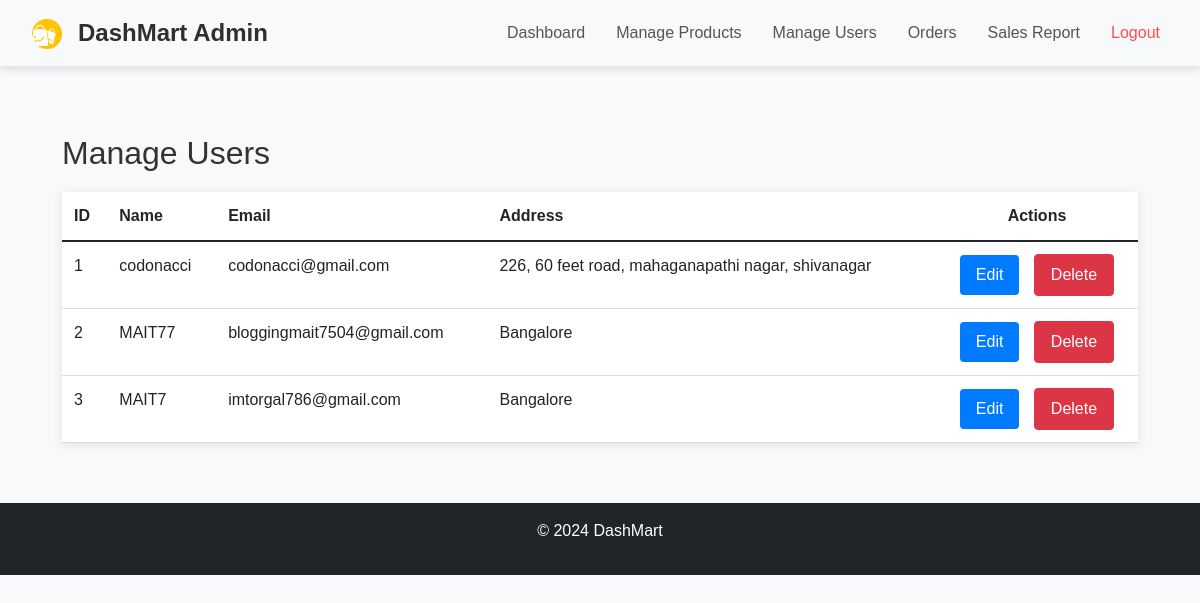
/admin/manage_users (signed in), run on the app's committed database.
### app.py (models this page shows)
class User(UserMixin, db.Model):
    id = db.Column(db.Integer, primary_key=True)
    name = db.Column(db.String(150), nullable=False)
    email = db.Column(db.String(150), unique=True, nullable=False)
    password = db.Column(db.String(150), nullable=False)
    address = db.Column(db.String(250), nullable=True)

### app.py (the view)
@app.route('/admin/manage_users', methods=['GET', 'POST'])
@login_required
def manage_users():
    users = User.query.all()
    return render_template('admin/manage_users.html', users=users)

### app.py (called while the page is built)
@login_manager.user_loader
def load_user(user_id):
    user = db.session.get(User, int(user_id))
    if not user:
        user = Admin.query.get(int(user_id))
    return user

### templates/admin/manage_users.html
{% extends 'common/base.html' %}
{% block content %}
<div class="container mt-5" style="font-family: Arial, sans-serif; background-color: #f9f9f9; padding: 20px; border-radius: 8px;">
    <h1 style="color: #333; font-size: 2em; margin-bottom: 20px;">Manage Users</h1>
    <table class="table" style="width: 100%; border-collapse: collapse; box-shadow: 0 2px 10px rgba(0, 0, 0, 0.1);">
        <thead style="background-color: #007bff; color: white;">
            <tr>
                <th style="padding: 12px; text-align: left;">ID</th>
                <th style="padding: 12px; text-align: left;">Name</th>
                <th style="padding: 12px; text-align: left;">Email</th>
                <th style="padding: 12px; text-align: left;">Address</th>
                <th style="padding: 12px; text-align: center;">Actions</th>
            </tr>
        </thead>
        <tbody>
            {% for user in users %}
            <tr style="background-color: #fff; border-bottom: 1px solid #ddd;">
                <td style="padding: 12px; text-align: left;">{{ user.id }}</td>
                <td style="padding: 12px; text-align: left;">{{ user.name }}</td>
                <td style="padding: 12px; text-align: left;">{{ user.email }}</td>
                <td style="padding: 12px; text-align: left;">{{ user.address }}</td>
                <td style="padding: 12px; text-align: center;">
                    <a href="{{ url_for('edit_user', user_id=user.id) }}" class="btn btn-primary" style="padding: 8px 16px; background-color: #007bff; color: white; text-decoration: none; border-radius: 4px; transition: background-color 0.3s ease;">
                        Edit
                    </a>
                    <a href="{{ url_for('delete_user', user_id=user.id) }}" class="btn btn-danger" style="padding: 8px 16px; background-color: #dc3545; color: white; text-decoration: none; border-radius: 4px; margin-left: 10px; transition: background-color 0.3s ease;">
                        Delete
                    </a>
                </td>
            </tr>
            {% endfor %}
        </tbody>
    </table>
</div>
{% endblock %}

### static/css/styles.css (style rules this page uses)
body { font-family: Arial, sans-serif; background-color: #f8f9fa; }
.container { margin-top: 30px; }
.btn-primary { background-color: #007bff; border: none; }

### data on the page
User: id "1", name "codonacci", email "codonacci@gmail.com", address "226, 60 feet road, mahaganapathi nagar, shivanagar"
User: id "2", name "MAIT77", email "bloggingmait7504@gmail.com", address "Bangalore"
User: id "3", name "MAIT7", email "imtorgal786@gmail.com", address "Bangalore"
